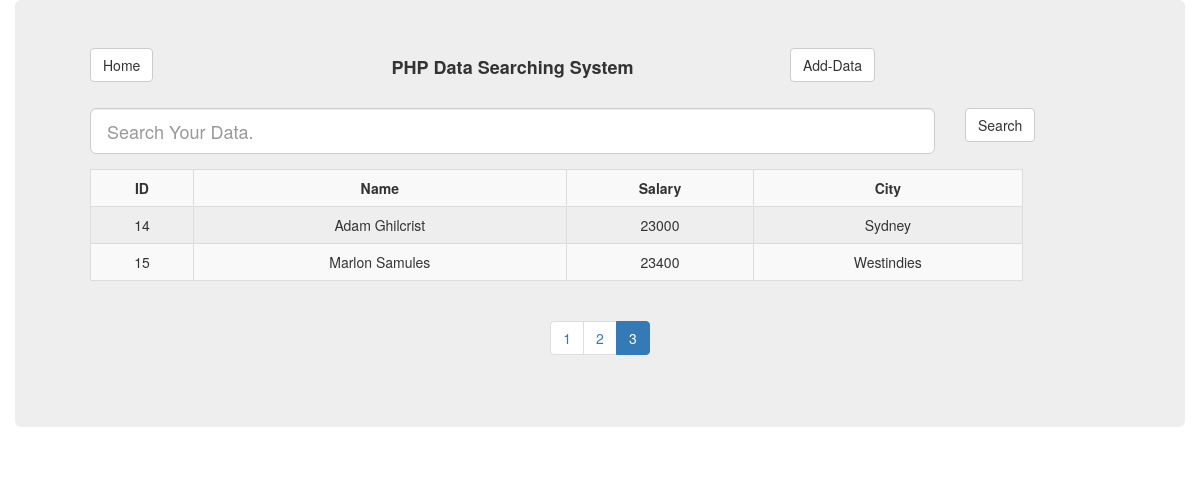
Page /page.php?q=3 on the committed database.
### tables this page shows
CREATE TABLE `users` (
  `id` int(200) NOT NULL,
  `name` text NOT NULL,
  `amount` int(100) NOT NULL,
  `city` text NOT NULL
);

### page.php (the view, shortened to what this page needs)
<?php
include('db.php');
$value = $_GET['q'];
$end_bound = $value*5;
$start_bound = $end_bound-4;
?>
<!DOCTYPE html>
<html>
<head>
    <link rel="stylesheet" href="https://maxcdn.bootstrapcdn.com/bootstrap/3.4.1/css/bootstrap.min.css">
</head>
<body>
	<div class="container">
		<div class="row">
			<div class="col-md-12 jumbotron">
				<div class="header">
					<div class="col-md-2">
						<a href="index.php" class="btn btn-default ">Home</a>
				    </div>
				    <div class="col-md-6">
					    <h4 class="text-center" style="font-weight: bold;">PHP Data Searching System</h4>
				    </div>
				    <div class="col-md-2">
						<a href="#" class="btn btn-default " data-toggle="modal" data-target="#myModal">Add-Data</a>
				    </div>
				</div>
				<br>
				<br>
				<br>
				<form action="" method="post">
					<div class="form-group col-md-10">
						<input type="text" name="search" class="form-control input-lg" placeholder="Search Your Data.">
					</div>
					<div class="col-md-2">
						<input type="submit" class="btn btn-default" name="submit" value="Search">
					</div>
				</form>
				<br>
				<div class="col-md-11">
					<table class="table table-bordered table-striped table-hover">
					     <tr>
						     <th class="text-center">ID</th>
						     <th class="text-center">Name</th>
						     <th class="text-center">Salary</th>
						     <th class="text-center">City</th>
					    </tr>
					    <?php
					    if(isset($_POST['submit']))
					    {
	                         $dataKey = $_POST['search'];
	                         $search_data = "SELECT * FROM users WHERE name LIKE '%$dataKey%' ";
	                         $run_search_data = mysqli_query($con,$search_data);
	                         $count = mysqli_num_rows($run_search_data);
	                         if($count == 0){
	                         	echo "<h4 class='text-center' style='font-weight: bold;'>Data is not Found</h4>";
	                         }else{
					        	 while ($row = mysqli_fetch_array($run_search_data))
					        	 {
                                     $name = $row['name'];
                                     $get_data = "SELECT * FROM users WHERE name = '$name' ";
					                 $run_data = mysqli_query($con,$get_data);
					                 while($row = mysqli_fetch_array($run_data))
					                {
					    	         $id = $row['id'];
					    	         $name = $row['name'];
					    	         $amount = $row['amount'];
					    	         $city = $row['city'];
					    	         echo "
					    	         <tr>
					    	             <td class='text-center'>$id</td>
					    	             <td class='text-center'>$name</td>
					    	             <td class='text-center'>$amount</td>
					    	             <td class='text-center'>$city</td>
					                 </tr>
					    	         ";
					                }
					        	 }
					         }
					     }else{
					             $get_data = "SELECT * FROM users";
					             $run_data = mysqli_query($con,$get_data);
					             $i =1;
					             while($row = mysqli_fetch_array($run_data))
					             {
					    	         $id = $row['id'];
					    	         $name = $row['name'];
					    	         $amount = $row['amount'];
					    	         $city = $row['city'];
					    	         if($i >=$start_bound && $i <=$end_bound)
					    	         {
					    	         echo "
					    	         <tr>
					    	             <td class='text-center'>$id</td>
					    	             <td class='text-center'>$name</td>
					    	             <td class='text-center'>$amount</td>
					    	             <td class='text-center'>$city</td>
					                 </tr>
					    	         ";
					    	        }
					    	         $i++;
					             }
					     }
					    ?>
				     </table>
				</div>
				 <div class="col-md-12 text-center">
    	             <ul class="pagination">
    	             	<?php
    	             	$get_page = "SELECT * FROM users";
    	             	$run_data = mysqli_query($con,$get_page);
    	             	$count = mysqli_num_rows($run_data);
    	             	$page = ceil($count/5);
    	             	for($i=1; $i<=$page; $i++)
    	             	{
    	             		if($i==$value){
    	             			echo "<li class='active'><a href='#'>$i</a></li>";
    	             		}else{
    	             			echo "<li><a href='page.php?q=$i'>$i</a></li>";
    	             		}
    	             	}
    	             	?>
                    </ul>
                 </div>
			</div>
		</div>
	</div>
</body>
</html>

### rows in the picture
users: id "14", name "Adam Ghilcrist", amount "23000", city "Sydney"
users: id "15", name "Marlon Samules", amount "23400", city "Westindies"
